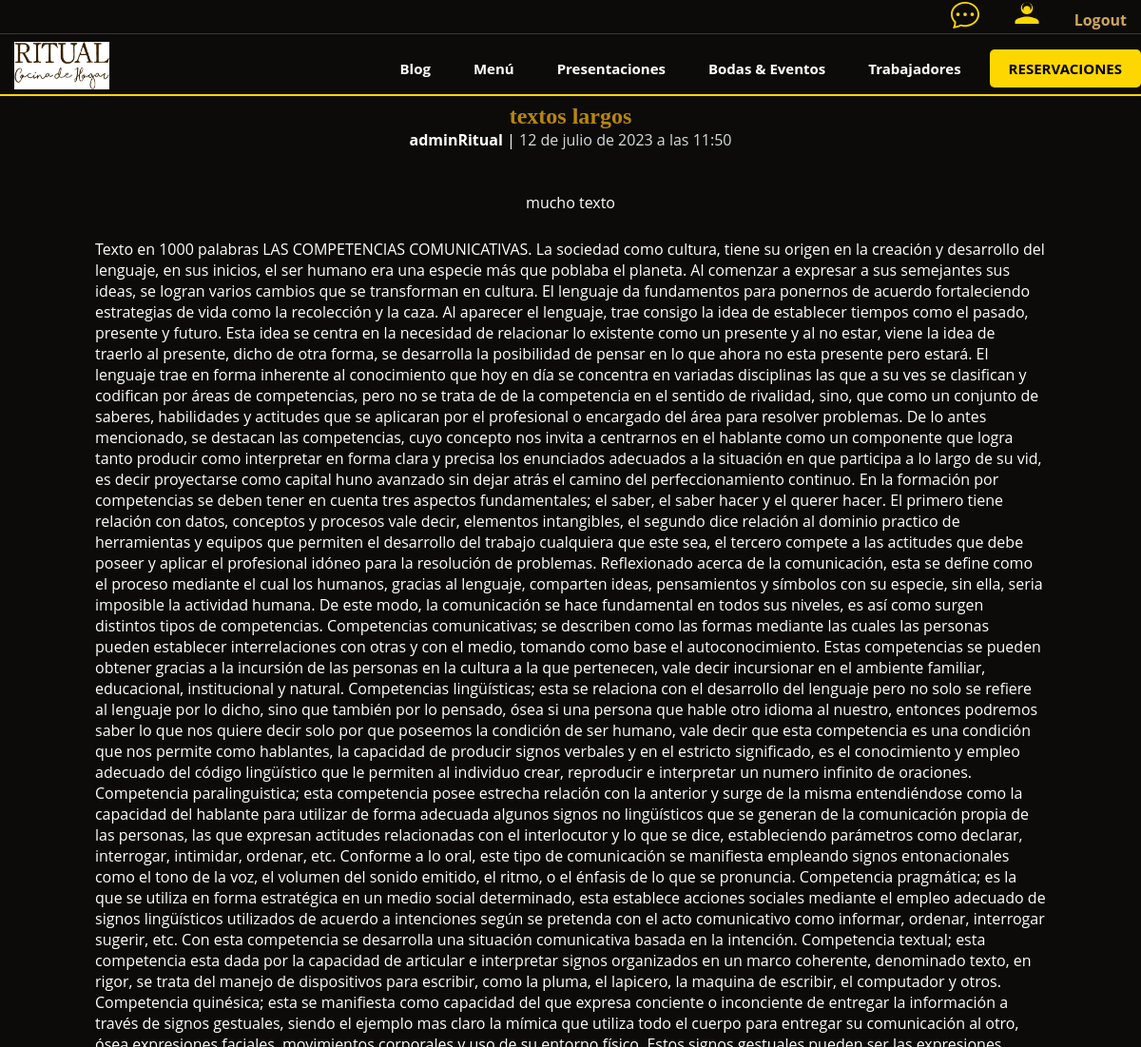
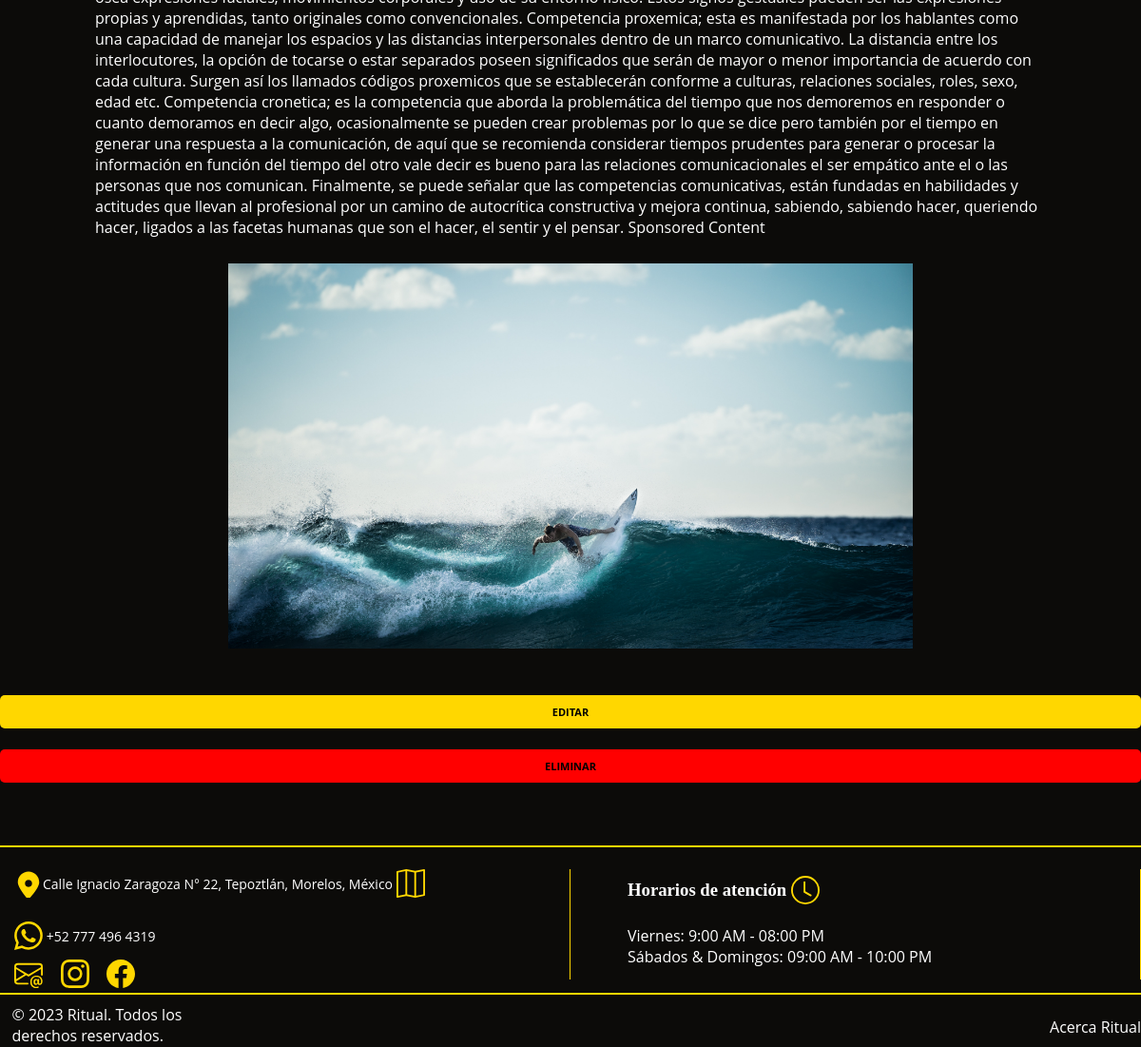
Page /blog/detalle/3/ (signed in) on the earlier database version (2 pictures, top to bottom).
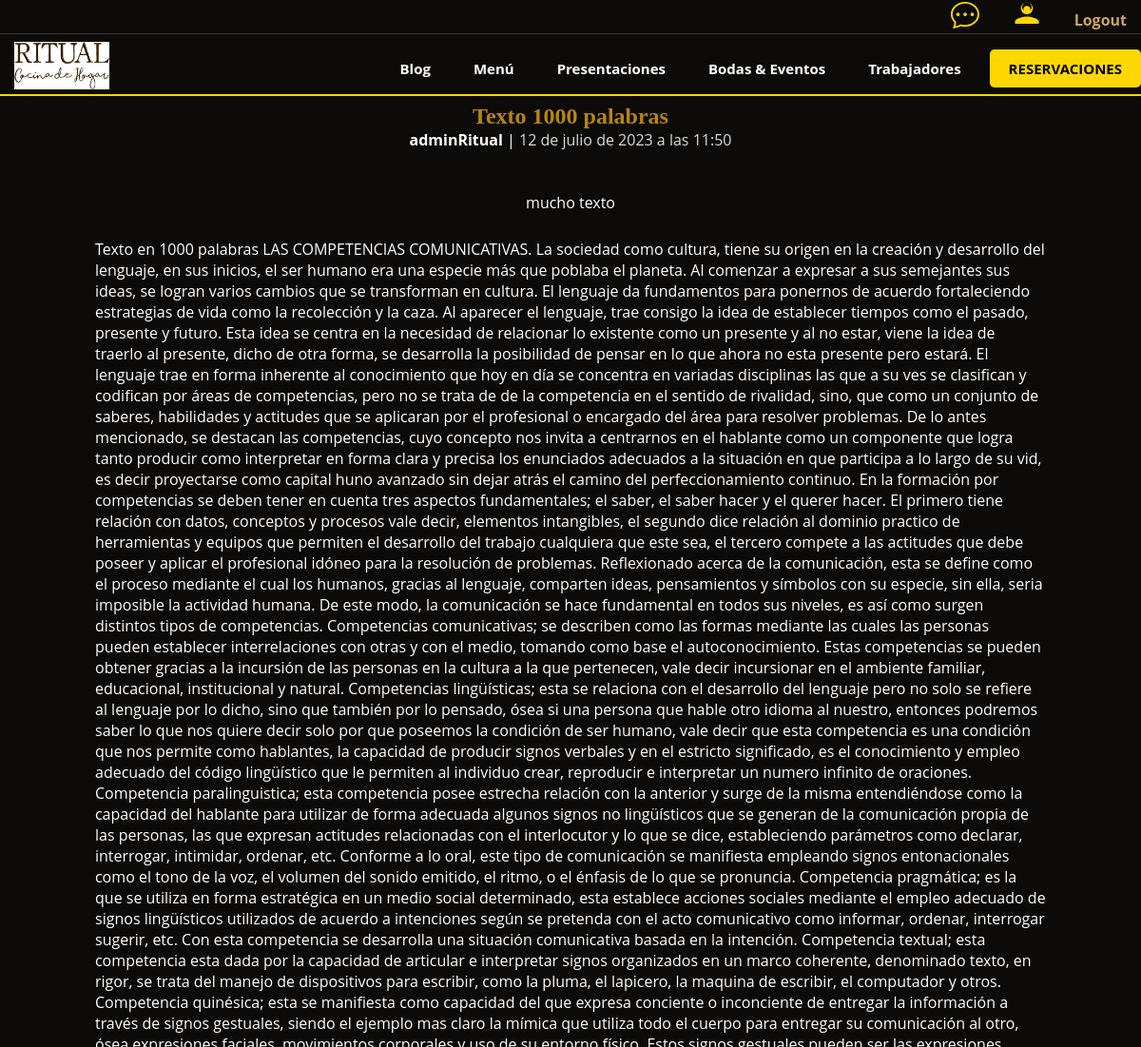
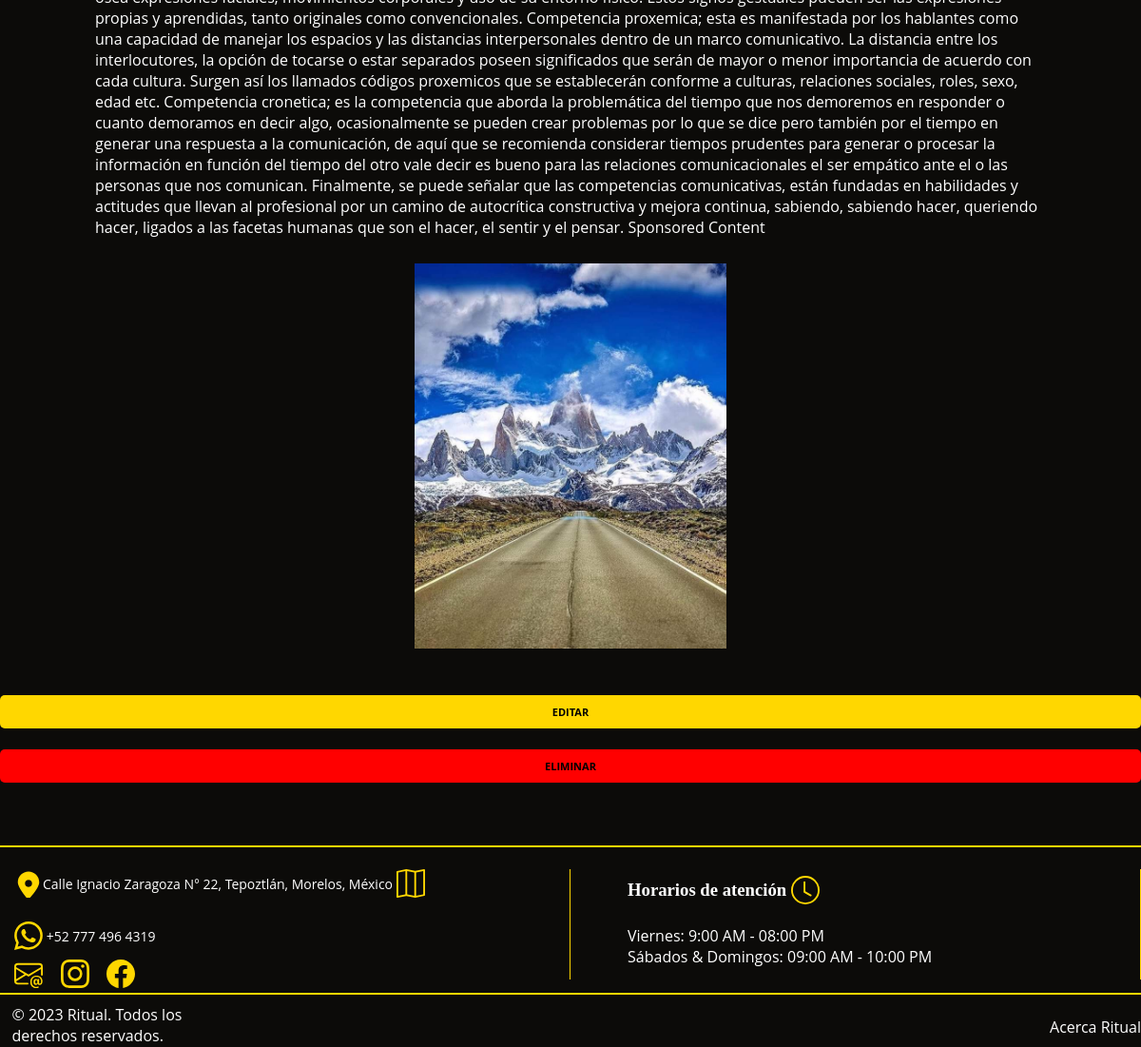
Same page on the later database version (2 pictures, top to bottom).
### AppRitual/models.py (models this page shows, shortened)
class Blog(models.Model):
    titulo = models.CharField(max_length=70)
    subtitulo = models.CharField(max_length=100)
    cuerpo = models.TextField()
    autor = models.ForeignKey(settings.AUTH_USER_MODEL, on_delete=models.CASCADE)
    fechaPublicacion = models.DateTimeField(auto_now_add=True)
    imagen = models.ImageField(upload_to='blog_images/', null=True, blank=True)
    video = models.FileField(upload_to='blog_videos/', null=True, blank=True)
    archivo_pdf = models.FileField(upload_to='blog_files/', null=True, blank=True)

### AppRitual/views.py (the view)
# urls.py: path('blog/detalle/<int:blog_id>/', detalleBlog, name="detalleBlog"),
@login_required
def detalleBlog(request, blog_id):
    blog = get_object_or_404(Blog, id=blog_id)
    print('detalle', blog.fechaPublicacion)
    return render(request, 'blog/detalleBlog.html', {'blog': blog})

### AppRitual/templates/blog/detalleBlog.html (shortened to what this page needs)
{% extends "AppRitual/templatePadre.html" %}
{% load static %}
{% block welcome_message %}
<div style="display: flex; flex-direction:column; justify-content:center; align-content:center; text-align:center ">
  <h1 style="color: #b8860b;">{{ blog.titulo }}</h1>
  <p><strong>{{ blog.autor }}</strong> | <span style="color: #D5DBDB;">{{ blog.fechaPublicacion }}</span></p>
  <br><br>
  <p>{{ blog.subtitulo }}</p>
  <br>
  <div style="margin: 0 auto;">
    <p style="padding: 5px 100px; text-align:left">{{ blog.cuerpo }}</p>
  <br>
    {% if blog.imagen %}
      <img src="{{ blog.imagen.url }}" alt="Imagen del blog" style=" width: 60%; aspect-ratio:16/9; object-fit:contain;">
    {% endif %}
  </div>
  <br><br>
  {% if user.id == blog.autor_id %}
    <a href="{% url 'editarBlog' blog.id %}" style="background-color: #ffd700; color: black; padding: 10px 20px; border-radius: 5px; font-size: 11px; font-weight: bold; text-transform: uppercase; text-decoration: none;">Editar</a>
    <br>
    <a href="{% url 'eliminarBlog' blog.id %}" style="background-color: red; color: black; padding: 10px 20px; border-radius: 5px; font-size: 11px; font-weight: bold; text-transform: uppercase; text-decoration: none;">Eliminar</a>
  {% endif %}
  <br><br>
  <br>
</div>
{% endblock %}

### AppRitual/templates/AppRitual/templatePadre.html (shortened to what this page needs)
<!DOCTYPE html>
<html lang="en">
<head>
    {% load static %}
    <link rel="stylesheet"  href="{% static 'css/style.css' %}">
    <link rel="stylesheet"  href="{% static 'js/main.js' %}">
<body>
<div style="display:flex; justify-content:end;">
        <a href="{% url 'chat' %}">
        <li style="display: inline-block;">
        <a href="{% url 'perfil' %}">
        <button style="width: 100px; border: none; border-radius: 30%; display: flex; justify-content: center; align-items: center; background: inherit; cursor: pointer;">
        <svg width="30" height="30" viewBox="0 0 24 24" fill="#ffd700">
            <path d="M12 12c2.76 0 5-2.24 5-5s-2.24-5-5-5-5 2.24-5 5 2.24 5 5 5zm0 2c-3.22 0-10 1.61-10 4v2h20v-2c0-2.39-6.78-4-10-4zm0-9c-1.66 0-3 1.34-3 3s1.34 3 3 3 3-1.34 3-3-1.34-3-3-3zm0 5c-2.21 0-4-1.79-4-4s1.79-4 4-4 4 1.79 4 4-1.79 4-4 4z"/>
        </svg>
        </button>
        </a>
    </li>
    <li style="display: inline-block; padding: 10px 15px 0px 0px; ">
        <a class="nav-link" href="{% url 'logout' %}"><strong>Logout</strong></a>
    </li>
</div>
        <div class="topheader-bar"></div>
     <nav class="navbar navbar-expand-lg navbar-dark bg-dark fixed-top" id="mainNav">
        <div class="container px-4 px-lg-5">
            <div class="logo">
                <a href="{% url 'inicio' %}">
                    <img src="{% static 'img/logo.png' %}" alt="Logo Ritual" width="100" height="50">
                </a>
            </div>
            <nav id="navbar" class="navbar order-last order-lg-0">
                <ul>
                    <li class="nav-item"><a class="nav-link" href="{% url 'listaBlog' %}" style="font-size: 15px;"><strong>Blog</strong></a></li>
                    <li class="nav-item"><a class="nav-link" href="{% url 'menu' %}" style="font-size: 15px;"><strong>Menú</strong></a></li>
                    <li class="nav-item"><a class="nav-link" href="{% url 'presentaciones' %}" style="font-size: 15px;"><strong>Presentaciones</strong></a></li>
                    <li class="nav-item"><a class="nav-link" href="{% url 'bodasEventos' %}" style="font-size: 15px;"><strong>Bodas & Eventos</strong></a></li>
                    <li class="nav-item"><a class="nav-link" href="{% url 'trabajadores' %}" style="font-size: 15px;"><strong>Trabajadores</strong></a></li>
                    <li class="nav-item"><a class="nav-link" href="{% url 'reservaciones' %}" style="background-color: #ffd700; color: black; padding: 10px 20px; border-radius: 5px; text-decoration: none; font-weight: bold; text-transform: uppercase; font-size: 15px;">Reservaciones</a></li>
                </ul>
            </nav>
            </div>
        <div class="bottom-bar" style="border-top: 2px solid gold;"></div>
    {% block welcome_message %}{% endblock %}
    <hr class="header-divider">
    <footer>
        <div class="container">
            <div class="col-md-6">
                <a href="https://goo.gl/maps/z7zasYn2QWppPeug8" target="_blank" style="display: flex; align-items: center;">
                    <svg  width="30" height="30" viewBox="0 0 24 24" fill="#ffd700">
                        <p>Calle Ignacio Zaragoza N° 22, Tepoztlán, Morelos, México</p>&nbsp;
                    </svg>
                </a>
    <a href="https://api.whatsapp.com/message/62O2SG4SX4O3P1?autoload=1&app_absent=0" target="_blank" style="display: flex; align-items: center;">
        <svg width="30" height="30" fill="gold" class="bi bi-whatsapp" viewBox="0 0 16 16">
        <p>&nbsp;+52 777 496 4319</p>
        </svg>
    </a>
    <a href="/contactar/">
    </a>
    <a href="https://www.instagram.com/ritualtepoztlan/?igshid=YmMyMTA2M2Y%3D" target="_blank">
    </a>
    <a href="https://www.facebook.com/ritualcocinadehogar" target="_blank">
    </a>
            </div>
            <div class="col-md-6">
                <h3 class="info" style="color: copper;">
              <br>
              <span style="display: inline-flex; align-items: center;">
                Horarios de atención
                <svg width="30" height="30" fill="gold" class="bi bi-clock" viewBox="0 0 16 16" style="margin-left: 5px;">
                  <path d="M8 3.5a.5.5 0 0 0-1 0V9a.5.5 0 0 0 .252.434l3.5 2a.5.5 0 0 0 .496-.868L8 8.71V3.5z"/>
                  <path d="M8 16A8 8 0 1 0 8 0a8 8 0 0 0 0 16zm7-8A7 7 0 1 1 1 8a7 7 0 0 1 14 0z"/>
                </svg>
              </span>
            </h3>
                <div class="info">
                    <br>
                    <p>Viernes: 9:00 AM - 08:00 PM</p>
                    <p>Sábados & Domingos: 09:00 AM - 10:00 PM</p>
                </div>
            </div>
        </div>
        <div class="bottom-bar" style="border-top: 2px solid gold;">
            <div class="container">
              <div style="display: flex; justify-content: space-between; align-items: center;">
                &nbsp;&nbsp;&nbsp;<p style="margin: 0;">&copy; 2023 Ritual. Todos los derechos reservados.</p>
                <a class="nav-link" href="{% url 'acercaRitual' %}" style="font-size: 16px; margin-left: 850px">Acerca Ritual</a>
              </div>
            </div>
        </div>
    </footer>
</body>
</html>

### static/css/style.css (style rules this page uses)
* { margin: 0; padding: 0; box-sizing: border-box; }
body { font-family: "Open Sans", sans-serif; background: #0c0b09; color: #fff; }
a { color: #cda45e; text-decoration: none; }
h1, h2, h3, h4, h5, h6 { font-family: "Playfair Display", serif; }
.navbar { padding: 0; }
.navbar ul { margin: 0; padding: 0; display: flex; list-style: none; align-items: center; }
.navbar li { position: relative; }
.navbar a, .navbar a:focus { padding: 15px 0 10px 15px; color: #fff; white-space: nowrap; transition: 0.3s; font-size: 14px; }

### AppRitual/templates/AppRitual/templatePadre.html (style rules this page uses)
.container { display: flex; justify-content: space-between; margin-top: 8px; }
.col-md-6 { width: 50%; position: relative; }
.col-md-6::after { content: ""; position: absolute; top: 50%; right: 0; transform: translateY(-50%); width: 1px; height: 80%; background-color: gold; }
.col-md-6 .info { padding-left: 60px; }
.col-md-6 h3 { margin-top: 20; padding-left: 20px; }
#navbar ul { margin: 0; padding: 0; list-style: none; display: flex; }
#navbar ul li { margin-left: 30px; }
.logo { flex: 0 0 300px; }
#navbar { flex: 1; display: flex; justify-content: flex-end; }
.header-divider { height: 2px; background-color: gold; border: none; }
.topheader-bar { border-top: 1px solid #383636; }

Differences in the rows shown:
changed Blog "mucho texto": titulo "textos largos" → "Texto 1000 palabras"; imagen: a different picture
